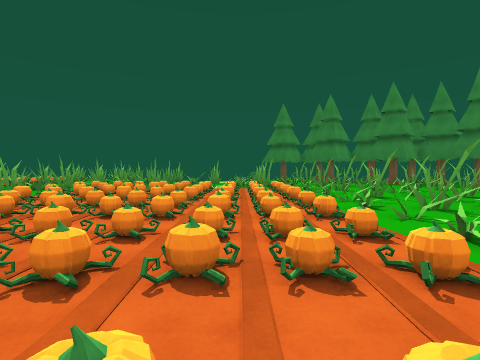
[1] (above)

24 first-person views from a walk through a Unity game level. The camera is 1.4 m above the floor, tilts 2° down and sees 80° across. The floor is counted in squares, 2 m on a side. Each view is taken from the middle of a square. On the plan, view 1 faces up. The plan holds only what a view shows up to about 10 squares ahead; the rest is blank. The place goes on beyond the plan. The player character is not drawn.

[2]
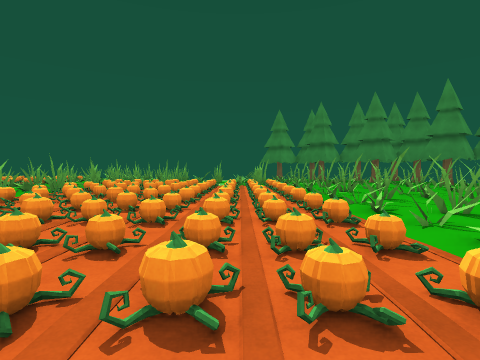

[3]
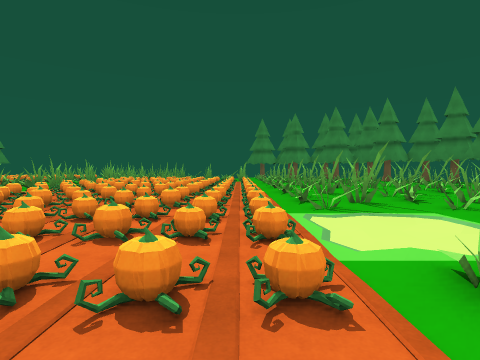

[4]
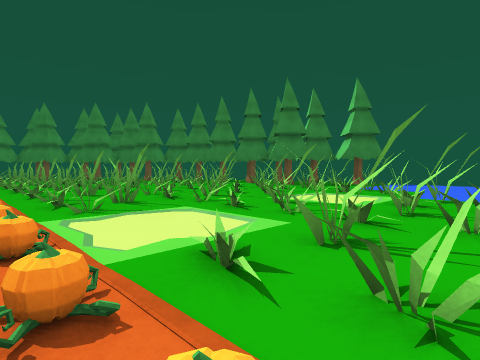

[5]
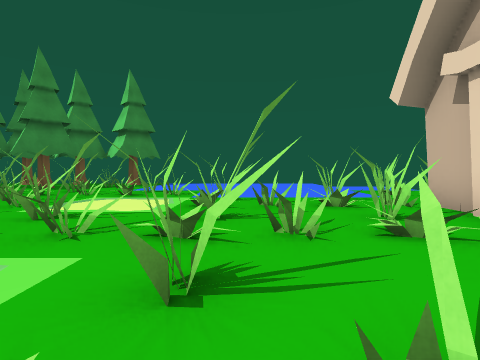

[6]
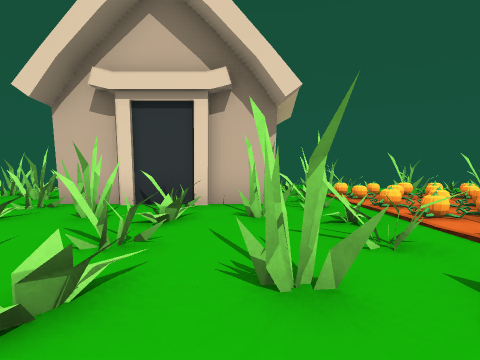

[7]
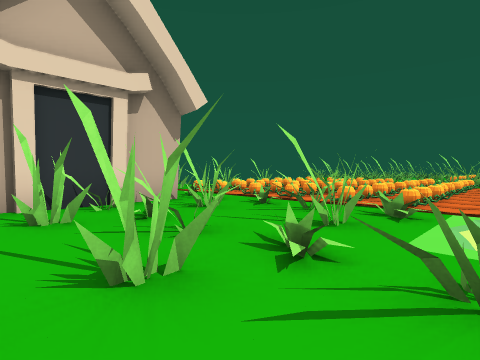

[8]
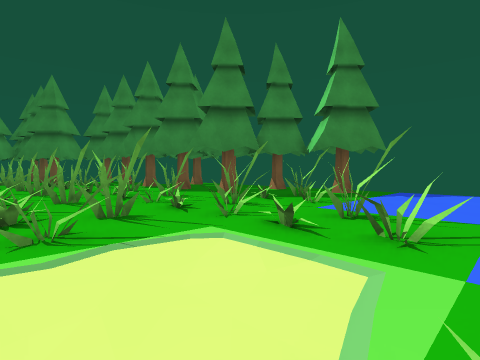

[9]
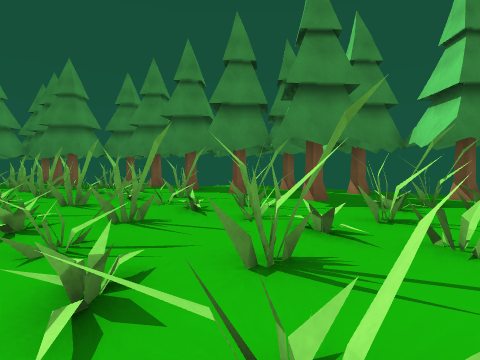

[10]
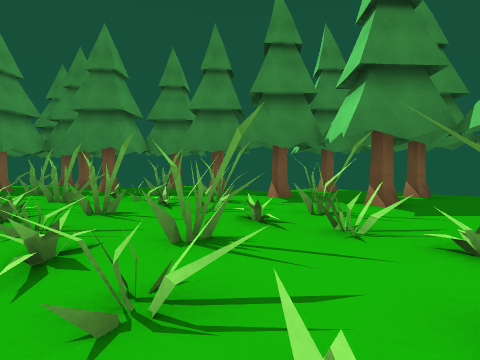

[11]
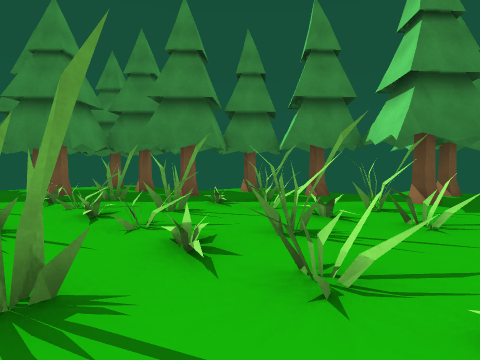

[12]
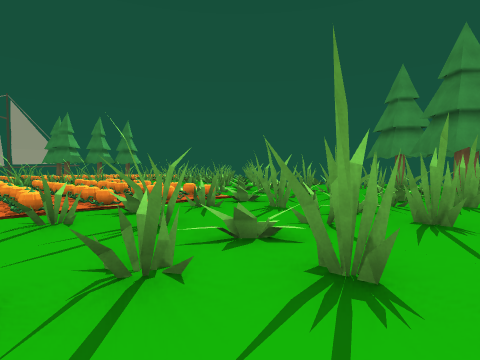

[13]
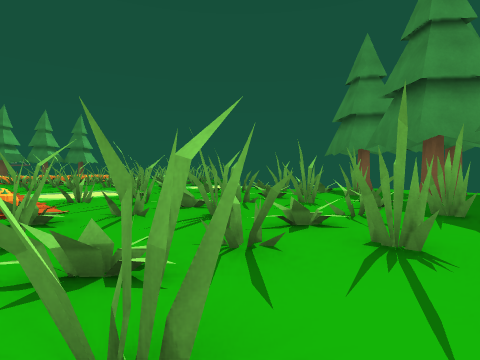

[14]
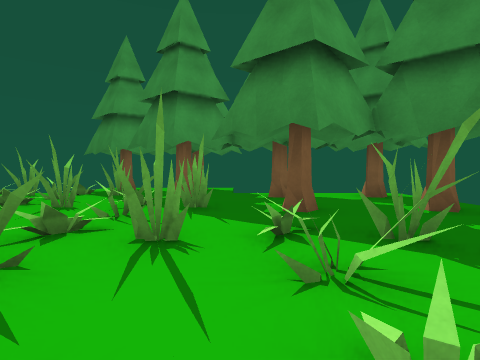

[15]
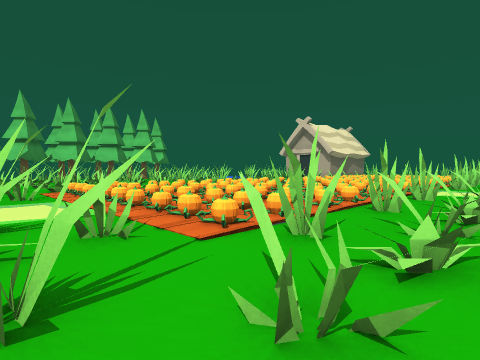

[16]
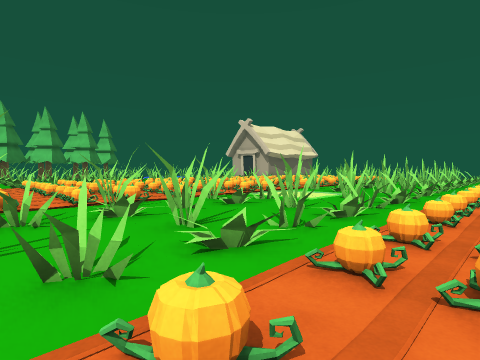

[17]
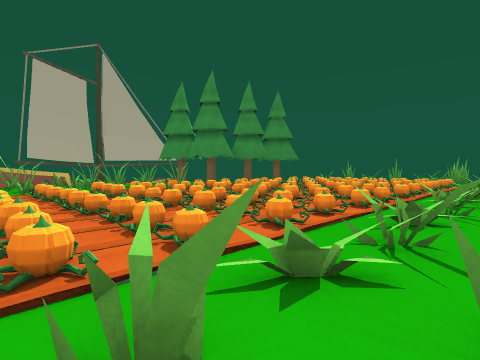

[18]
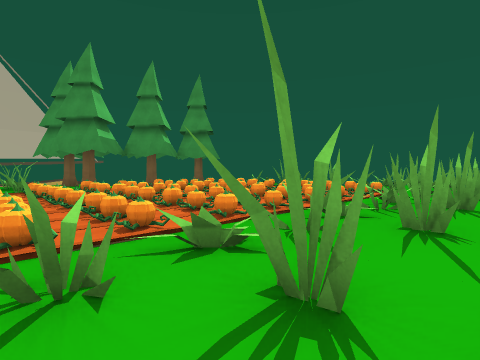

[19]
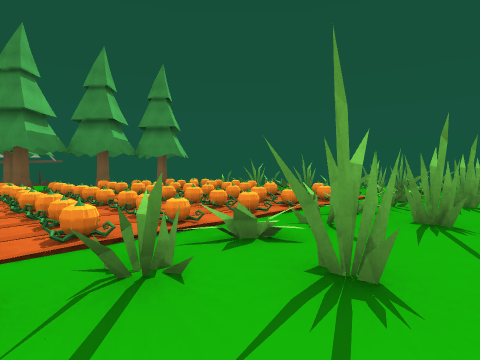

[20]
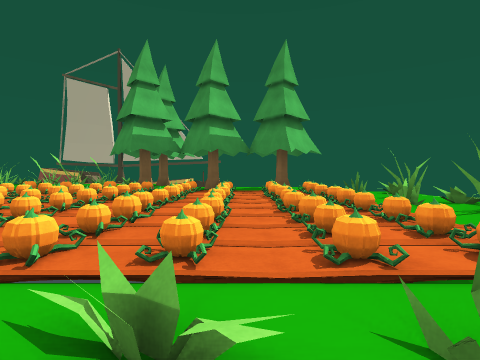

[21]
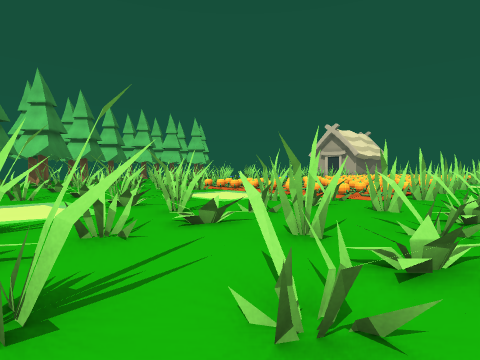

[22]
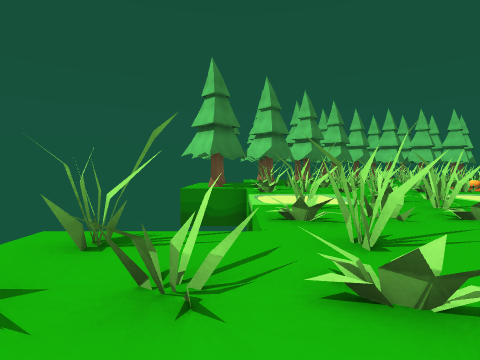

[23]
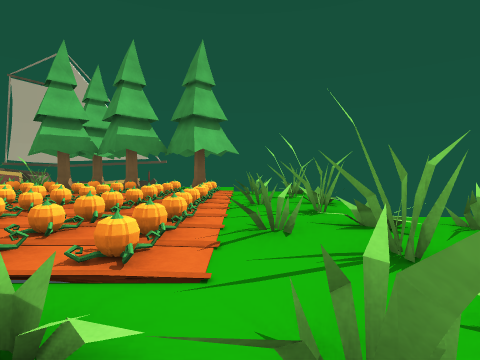

[24]
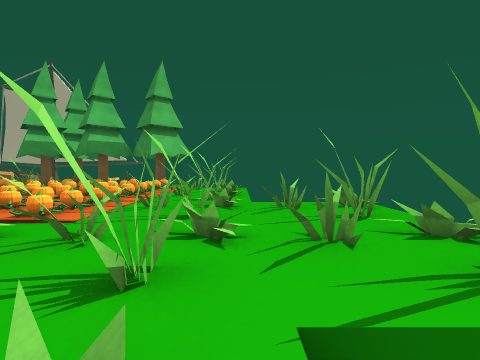

### Floor plan
Key: @ floor where view 1 was taken; # wall or solid block; x gap in a wall; . main floor; - floor 0.25 m lower than the main floor; / step, stairs or slope; = window, fence, low wall or low ledge; ≈ liquid the walk keeps out of; T tree; H house.
Columns run from 19 left of view 1 to 15 right of it. Each row starts with its distance up from view 1.
 23       .##.#
 22       .....
 21   ............
 20  ....#....#..x        T
 19  .............        .
 18 T===/====.#....#.-..#...
 17  ========.......--......
 16  ========..................
 15  ======...#....#....#....#.T
 14  .=======....................
 13 T========.#....#.-..#....#...
 12  ========.......--...........
 11  ========...../==.=/=..........
 10 #======...#.....=........#....#.T
  9  .=======.....///==//...........
  8 #========.#..//====/=....#....#.T
  7  ========.....=======...........
  6 .========...../====.=...........
  5 #======...#.....=........#....#.T
  4      ====.....///==//...........
  3         =.#.-./====/=....#....#.T
  2         =..--.=======...........
  1         =..... ====.=.............
  0          .#.   .=..@.....#....#..xT
 -1         =.     //==//..............
 -2                  ==/=.-..#.-..#≈≈≈≈
 -3                   ===--...--...≈≈≈≈
 -4                ====.=........≈≈≈≈
 -5                 =........#..x≈≈≈≈
 -6                 /==//........≈≈≈
 -7                 ===/=....#..x≈≈≈
 -8                  ====........≈≈≈
 -9                   =.=..#H##....≈
-10                  ......    x..#
-11                  ==//.      ...
-12                   # #.       .#

Where each view was taken, in squares from view 1:
view 1: 0 up, 0 right, facing up
view 2: 2 down, 0 right, facing up
view 3: 6 down, 1 right, facing up
view 4: 6 down, 1 right, facing up-right
view 5: 5 down, 2 right, facing right
view 6: 3 down, 4 right, facing down
view 7: 3 down, 7 right, facing down-left
view 8: 4 down, 7 right, facing up-right
view 9: 1 down, 7 right, facing up-right
view 10: 3 up, 7 right, facing up-right
view 11: 6 up, 6 right, facing up-right
view 12: 6 up, 7 right, facing up-left
view 13: 10 up, 7 right, facing up-left
view 14: 10 up, 7 right, facing up
view 15: 13 up, 8 left, facing down-right
view 16: 10 up, 12 left, facing down-right
view 17: 4 up, 9 left, facing up-left
view 18: 9 up, 8 left, facing up-left
view 19: 11 up, 8 left, facing up-left
view 20: 16 up, 9 left, facing left
view 21: 18 up, 8 left, facing down-right
view 22: 19 up, 9 left, facing right
view 23: 19 up, 9 left, facing left
view 24: 21 up, 7 left, facing left
